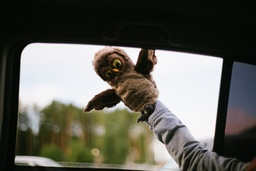
#> input picture Основы программирования на языке Python/29. Библиотеки Python. Работа с графическими файлами и звуком/image.jpg, 256 x 171 px, shrunk from 1280 x 854 before the run
$ python image_filter.py
#> lines starting #> are read from the running program, lines starting #| are printed output that depends on the picture
import random
from PIL import Image

SEED = 3  # число для велечены ближайших слоев
# 1 почти незаметно, 5. QT 2. QtDesigner, pyuic, два способа подключения uic-файла формы еле заметны


def get_layers(i, j, layers):
    start_i = max(0, i - layers)
    stop_i = i + layers
    start_j = max(0, j - layers)
    stop_j = j + layers
    return (((row, col) for col in range(start_j, stop_j)) for row in range(start_i, stop_i))


def image_filter(pixels, i, j):
    """Заменяет пиксел на рандомное значение для каждого канала относиттельно окружения"""
    pixel_layers = [pixels[row, col] for _ in get_layers(i, j, SEED) for row, col in _]
    r_min, g_min, b_min = (min(pixel_layers, key=lambda z: z[a]) for a in range(3))
    r_min, g_min, b_min = list(zip(*(a[b:] for a, b in zip((r_min, g_min, b_min), range(3)))))[0]
    r_max, g_max, b_max = (max(pixel_layers, key=lambda z: z[a]) for a in range(3))
    r_max, g_max, b_max = list(zip(*(a[b:] for a, b in zip((r_max, g_max, b_max), range(3)))))[0]
    return (random.randint(r_min, r_max),
            random.randint(g_min, g_max),
            random.randint(b_min, b_max))


def main():
    im = Image.open('image.jpg')
#> im is the input picture: PIL image 256x171 RGB; mean R, G, B 95.9, 94.7, 86.4
    pixels = im.load()
    x, y = im.size
#> x = 256; y = 171

    for i in range(x):
        if (i + SEED) < x:
            for j in range(y):
                if (j + SEED) < y:
                    pixels[i, j] = image_filter(pixels, i, j)

    im.save('res.jpg')
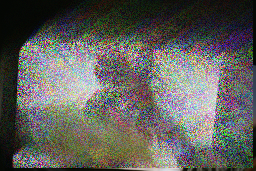
#> saved as res.jpg: PIL image 256x171 RGB; mean R, G, B 97.1, 96.6, 92.2


if __name__ == '__main__':
    main()

$ run again, with Основы программирования на языке Python/29. Библиотеки Python. Работа с графическими файлами и звуком/test.jpg copied over Основы программирования на языке Python/29. Библиотеки Python. Работа с графическими файлами и звуком/image.jpg
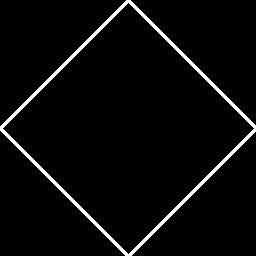
#> input picture Основы программирования на языке Python/29. Библиотеки Python. Работа с графическими файлами и звуком/test.jpg, 256 x 256 px
#> in main, im is the input picture: PIL image 256x256 RGB; min 0, max 255, mean 10.5
#> in main, `im.save('res.jpg')`:
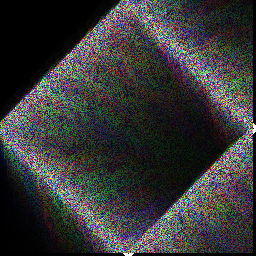
#> saved as res.jpg: PIL image 256x256 RGB; mean R, G, B 54.6, 54.8, 54.8
